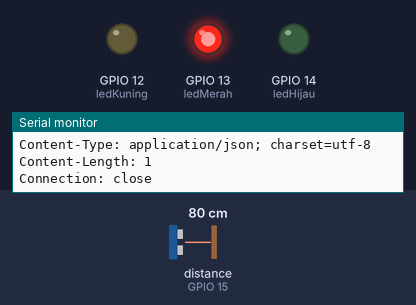
The sketch below on a simulated ESP32. Shown: output pins drawn as LEDs (lit = HIGH), the last lines printed to the serial monitor. Wiring (inferred from the names in the program): ultrasonic range finder: trigger GPIO 2; echo GPIO 15. The inputs (shaded band) are chosen by the test bench; at power-on: distance to the obstacle (sensor on GPIO 15) 80 cm. The echo pulse lasts 58.3 µs per cm; WiFi joins after 1.5 s; servers stay silent unless stated; web services answer with replies made up by the test bench; pins used as bus, display or sensor lines are not drawn.

Above: at 2.7 s.
2.8 s: distance to the obstacle (sensor on GPIO 15) set to 97 cm
5.7 s: distance to the obstacle (sensor on GPIO 15) set to 103 cm
At 8.2 s:
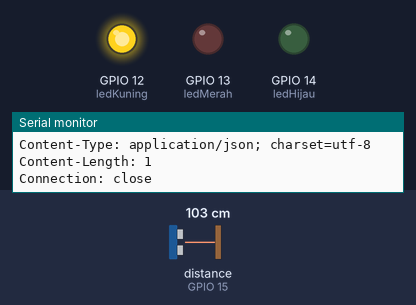
8.5 s: distance to the obstacle (sensor on GPIO 15) set to 148 cm
10.9 s: distance to the obstacle (sensor on GPIO 15) set to 157 cm
At 11.6 s:
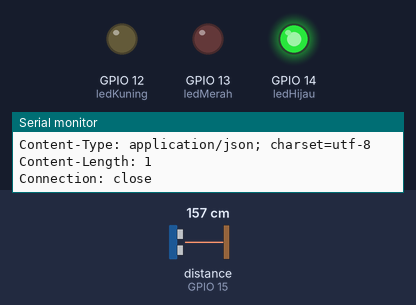
12.8 s: distance to the obstacle (sensor on GPIO 15) set to 2 cm
At 14.2 s:
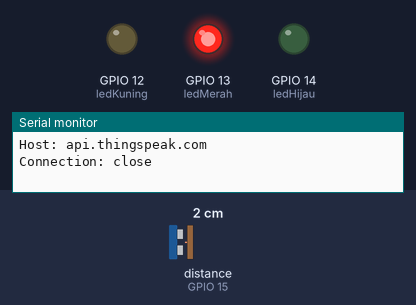
15.3 s: distance to the obstacle (sensor on GPIO 15) set to 120 cm
At 17.9 s:
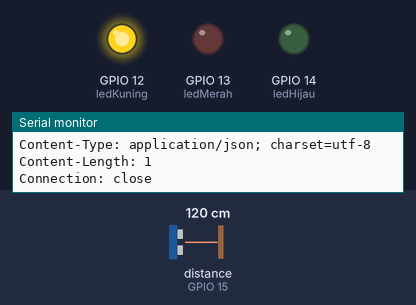
Timing chart, 0 to 19.1 s (numbered marks = the images above; inputs shaded):
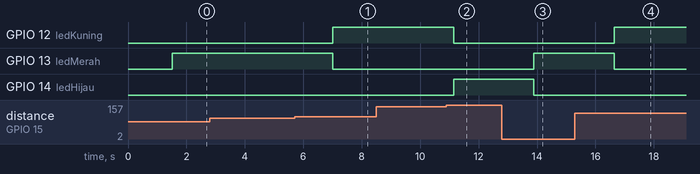

The sketch:

pendeteksiBanjir.ino
```cpp
#include  "WiFi.h"
WiFiClient client;

#define ECHO_PIN 15
#define TRIG_PIN 2
#define ledMerah 13
#define ledKuning 12
#define ledHijau 14

String thingSpeakAddress = "api.thingspeak.com";
String writeAPIKey;
String tsfield1Name;
String request_string;

void setup() {
  //PIN
  Serial.begin(115200);
  pinMode(TRIG_PIN, OUTPUT);
  pinMode(ECHO_PIN, INPUT);
  pinMode(ledMerah, OUTPUT);
  pinMode(ledKuning, OUTPUT);
  pinMode(ledHijau, OUTPUT);

  //WIFI
  WiFi.disconnect();
  WiFi.begin("Wokwi-GUEST", "");
  while ((!(WiFi.status() == WL_CONNECTED))) {
    delay(300);
    Serial.print(".");
  }
  Serial.println("");
  Serial.println("WiFi connected");
  Serial.println("IP address: ");
  Serial.println(WiFi.localIP());
}

float readDistanceCM() {
  digitalWrite(TRIG_PIN, LOW);
  delayMicroseconds(2);
  digitalWrite(TRIG_PIN, HIGH);
  delayMicroseconds(10);
  digitalWrite(TRIG_PIN, LOW);
  int duration = pulseIn(ECHO_PIN, HIGH);
  return duration * 0.034 / 2;
}

void loop() {
  float distance = readDistanceCM();

  if(distance <= 100){
    digitalWrite(ledMerah, HIGH);
    digitalWrite(ledKuning, LOW);
    digitalWrite(ledHijau, LOW);
  }
  else if(distance >= 100 && distance <= 150){
    digitalWrite(ledMerah, LOW);
    digitalWrite(ledKuning, HIGH);
    digitalWrite(ledHijau, LOW);
  }
  else{
    digitalWrite(ledMerah, LOW);
    digitalWrite(ledKuning, LOW);
    digitalWrite(ledHijau, HIGH);
  }
  delay(100);

  float waterHeight = 350 - distance;
  kirim_thingspeak(waterHeight);

}

void kirim_thingspeak(float distance) {
  if (client.connect("api.thingspeak.com", 80)) {
    request_string = "/update?";
    request_string += "key=";
    request_string += "S14MC7LL3SZBCQN8";
    request_string += "&";
    request_string += "field1";
    request_string += "=";
    request_string += distance;

    Serial.println(String("GET ") + request_string + " HTTP/1.1\r\n" +
                 "Host: " + thingSpeakAddress + "\r\n" +
                 "Connection: close\r\n\r\n");

    client.print(String("GET ") + request_string + " HTTP/1.1\r\n" +
                 "Host: " + thingSpeakAddress + "\r\n" +
                 "Connection: close\r\n\r\n");
    unsigned long timeout = millis();
    while (client.available() == 0) {
      if (millis() - timeout > 5000) {
        Serial.println(">>> Client Timeout !");
        client.stop();
        return;
      }
    }

    while (client.available()) {
      String line = client.readStringUntil('\r');
      Serial.print(line);
    }

    Serial.println();
    Serial.println("closing connection");

  }
}
```

Measured:
- the behaviour switches between 100 and 101 cm on distance to the obstacle (sensor on GPIO 15) (found by bisection; images 0 and 1)
- the behaviour switches between 151 and 152 cm on distance to the obstacle (sensor on GPIO 15) (found by bisection; images 1 and 2)
- after the input at 5.7 s, GPIO 12 (ledKuning): LOW → HIGH after 1.3 s; GPIO 13 (ledMerah): HIGH → LOW after 1.3 s
- after the input at 10.9 s, GPIO 12 (ledKuning): HIGH → LOW after 0.24 s; GPIO 14 (ledHijau): LOW → HIGH after 0.24 s
- after the input at 12.8 s, GPIO 13 (ledMerah): LOW → HIGH after 1.1 s; GPIO 14 (ledHijau): HIGH → LOW after 1.1 s
- after the input at 15.3 s, GPIO 12 (ledKuning): LOW → HIGH after 1.3 s; GPIO 13 (ledMerah): HIGH → LOW after 1.3 s
